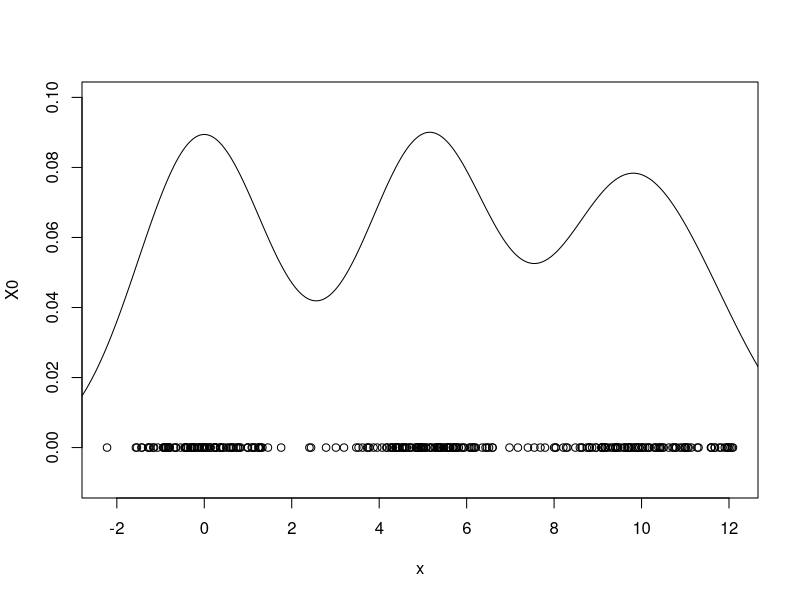
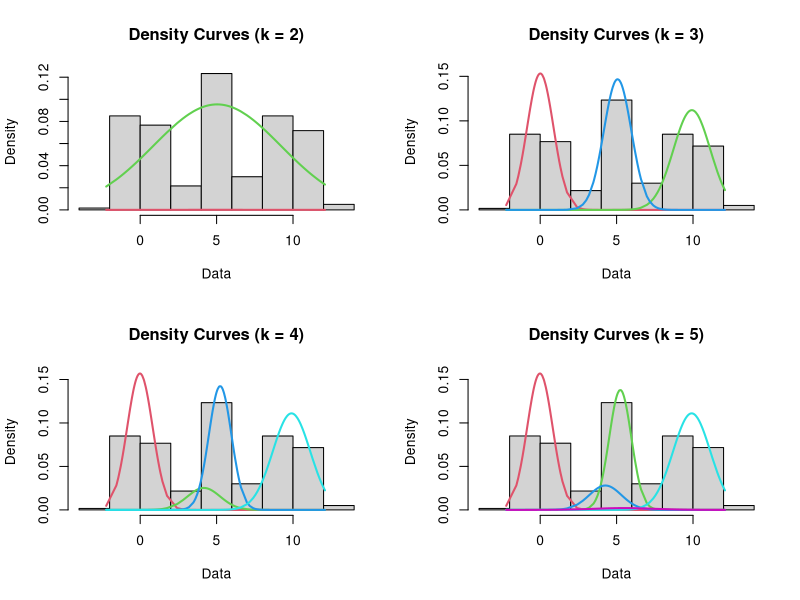
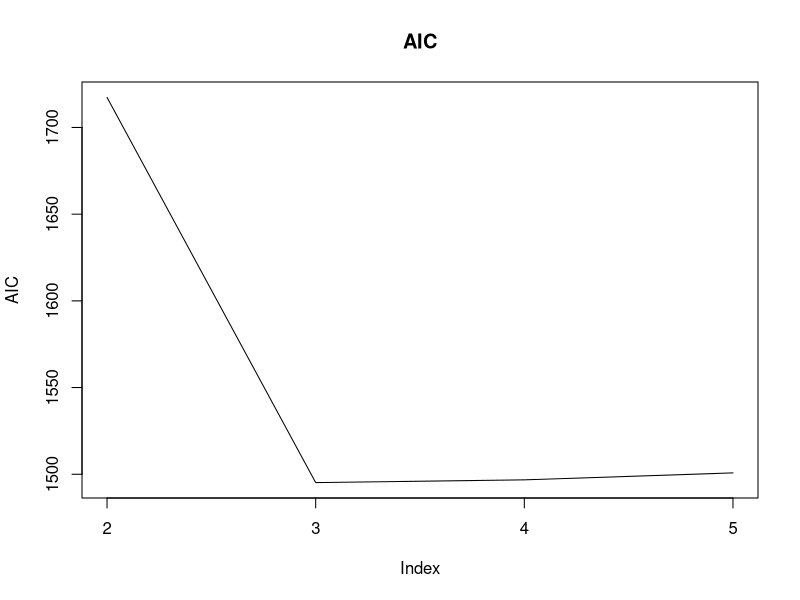
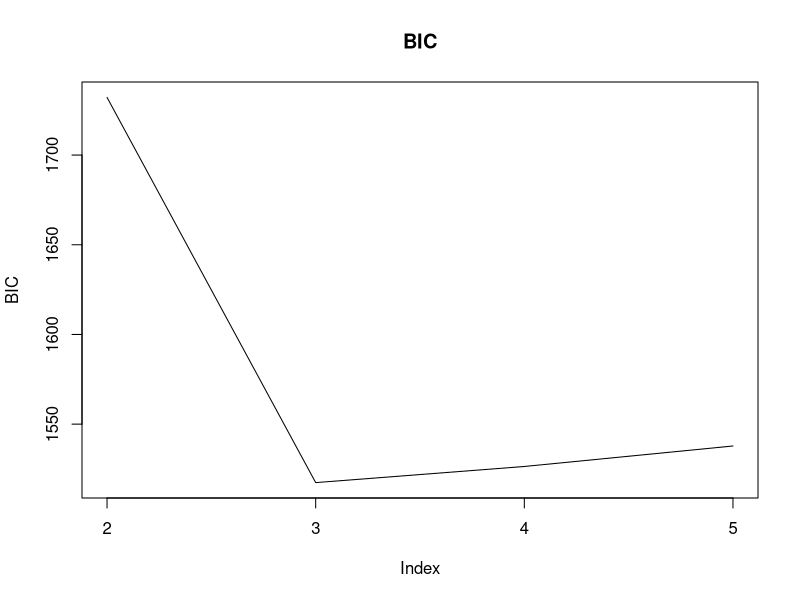

The R source for these figures, in order:
rm(list=ls())

# Import library
library(mixtools)

# Read data
icdata = read.csv("icdata.txt")
x = icdata[, 1]
y = icdata[, 2]

# Plot data in 1d
plot(data.frame(x, 0), ylim = c(-0.01, 0.1))
lines(density(x)) # plot density on top of the data

# Determine number of gaussian mixtures using AIC and BIC
AIC = c()
BIC = c()
par(mfrow = c(2, 2))
for (k in 2:5) {
  model <- normalmixEM(x, k = k, epsilon = 0.0001)
  plot(model, which = 2, main2 = paste("Density Curves (k = ", k, ")", sep = ""))
  numparams = length(model$mu) + length(model$stdev) + length(model$lambda)
  AIC[k] = 2 * numparams - 2 * model$loglik
  BIC[k] = log(length(x)) * numparams - 2 * model$loglik
}
par(mfrow = c(1, 1))

# Plot AIC
plot(AIC[2:5], type = 'l', xaxt = "n", main = "AIC", ylab = "AIC")
axis(1, at = 1:4, labels = 2:5)

# Plot BIC
plot(BIC[2:5], type = 'l', xaxt = "n", main = "BIC", ylab = "BIC")
axis(1, at = 1:4, labels = 2:5)
